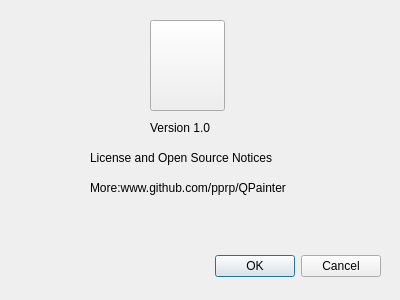
<?xml version="1.0" encoding="UTF-8"?>
<ui version="4.0">
 <class>HelpShowDialog</class>
 <widget class="QDialog" name="HelpShowDialog">
  <property name="geometry">
   <rect>
    <x>0</x>
    <y>0</y>
    <width>400</width>
    <height>300</height>
   </rect>
  </property>
  <property name="windowTitle">
   <string>Dialog</string>
  </property>
  <widget class="QDialogButtonBox" name="buttonBox">
   <property name="geometry">
    <rect>
     <x>40</x>
     <y>250</y>
     <width>341</width>
     <height>32</height>
    </rect>
   </property>
   <property name="orientation">
    <enum>Qt::Horizontal</enum>
   </property>
   <property name="standardButtons">
    <set>QDialogButtonBox::Cancel|QDialogButtonBox::Ok</set>
   </property>
  </widget>
  <widget class="QLabel" name="label">
   <property name="geometry">
    <rect>
     <x>150</x>
     <y>120</y>
     <width>101</width>
     <height>16</height>
    </rect>
   </property>
   <property name="text">
    <string>Version 1.0</string>
   </property>
  </widget>
  <widget class="QLabel" name="label_2">
   <property name="geometry">
    <rect>
     <x>90</x>
     <y>150</y>
     <width>231</width>
     <height>16</height>
    </rect>
   </property>
   <property name="text">
    <string>License and Open Source Notices</string>
   </property>
  </widget>
  <widget class="QLabel" name="label_3">
   <property name="geometry">
    <rect>
     <x>90</x>
     <y>180</y>
     <width>211</width>
     <height>16</height>
    </rect>
   </property>
   <property name="text">
    <string>More:www.github.com/pprp/QPainter</string>
   </property>
  </widget>
  <widget class="QPushButton" name="pushButton">
   <property name="geometry">
    <rect>
     <x>150</x>
     <y>20</y>
     <width>75</width>
     <height>91</height>
    </rect>
   </property>
   <property name="text">
    <string/>
   </property>
   <property name="icon">
    <iconset resource="../ourico/ourico/ico.qrc">
     <normaloff>:/image/图片1.png</normaloff>:/image/图片1.png</iconset>
   </property>
   <property name="iconSize">
    <size>
     <width>64</width>
     <height>64</height>
    </size>
   </property>
  </widget>
 </widget>
 <resources>
  <include location="../ourico/ourico/ico.qrc"/>
 </resources>
 <connections>
  <connection>
   <sender>buttonBox</sender>
   <signal>accepted()</signal>
   <receiver>HelpShowDialog</receiver>
   <slot>accept()</slot>
   <hints>
    <hint type="sourcelabel">
     <x>248</x>
     <y>254</y>
    </hint>
    <hint type="destinationlabel">
     <x>157</x>
     <y>274</y>
    </hint>
   </hints>
  </connection>
  <connection>
   <sender>buttonBox</sender>
   <signal>rejected()</signal>
   <receiver>HelpShowDialog</receiver>
   <slot>reject()</slot>
   <hints>
    <hint type="sourcelabel">
     <x>316</x>
     <y>260</y>
    </hint>
    <hint type="destinationlabel">
     <x>286</x>
     <y>274</y>
    </hint>
   </hints>
  </connection>
 </connections>
</ui>
